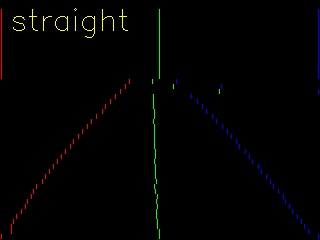
#> input picture transbot/img3.jpg, 320 x 240 px, given in place of output.mp4, which was not available
$ jupyter execute --allow-errors hello.ipynb
#> lines starting #> are read from the running program, lines starting #| are printed output that depends on the picture; after the words box and inside, x2 and y2 are one past the last pixel; in counts of white or black regions, pixels touching at a corner belong together; long printed decimals are rounded; pictures that were not available may be replaced by others from this repository, and a replacement may not be noted
[cell 1]
import cv2
import numpy as np
import math


# [44 lines left out: functions c_slope, region_of_interest, not called in this run]


def detect_line(edges):
    '''
    基于霍夫变换的直线检测
    '''
    rho = 1  # 距离精度：1像素
    angle = np.pi / 180  # 角度精度：1度
    min_thr = 10  # 最少投票数
    lines = cv2.HoughLinesP(edges,
                            rho,
                            angle,
                            min_thr,
                            np.array([]),
                            minLineLength=8,
                            maxLineGap=8)
    return lines


# [11 lines left out: function make_points, not called in this run]


def average_lines_old(frame, lines, direction='middle'):
    # https://blog.csdn.net/yang332233/article/details/122120160
    '''
    小线段聚类
    direction: left or right or middle
    '''
    lane_lines = []
    if lines is None:
        print('没有检测到线段')
        return lane_lines
    height, width, _ = frame.shape
    fits = []

    for line in lines:
        for x1, y1, x2, y2 in line:
            if x1 == x2:
                continue
            # 计算拟合直线
            fit = np.polyfit((x1, x2), (y1, y2), 1)
            slope = fit[0]
            intercept = fit[1]
            if direction == 'left' and slope < 0:
                fits.append((slope, intercept))
            elif direction == 'right' and slope > 0:
                fits.append((slope, intercept))
            elif direction == 'middle':
                fits.append((slope, intercept))
    if len(fits) > 0:
        fit_average = np.average(fits, axis=0)
        lane_lines.append(make_points(frame, fit_average))
    return lane_lines

# [48 lines left out: functions average_lines, FitPolynomialCurve, not called in this run]


def display_line(frame, lines, line_color=(0, 0, 255), line_width=2):
    '''
    在原图上展示线段
    '''
    line_img = np.zeros_like(frame)
    if lines is not None:
        for line in lines:
            for x1, y1, x2, y2 in line:
                cv2.line(line_img, (x1, y1), (x2, y2), line_color, line_width)
    line_img = cv2.addWeighted(frame, 0.8, line_img, 1, 1)
    return line_img

[cell 2]
# [11 lines left out: function show, not called in this run]


def scanLR(src: np.ndarray, step=1, visual=False):
    """扫线检测左右车道线

    Args:
        mask (np.ndarray): 输入的二值化图像
        step (int, optional): 扫描步长. Defaults to 1.
    """
    visual_img = np.zeros((src.shape[0], src.shape[1], 3), dtype=np.uint8)
    middle_line_mask = np.zeros((src.shape[0], src.shape[1]), dtype=np.uint8)
    # 提取黄色部分
    # 黄色的值范围
    lower_hsv = np.array([23, 43, 46])
    upper_hsv = np.array([34, 255, 255])

    img2 = cv2.cvtColor(src, cv2.COLOR_BGR2HSV)
    mask = cv2.inRange(img2, lower_hsv, upper_hsv)

    # 黄色部分识别降噪，使用开运算的方式，先腐蚀再膨胀，kernel的大小要根据情况适度调整，kernel越大修改的粒度就越大，最终结果是大块的黄色更容易保留
    # kernel = np.ones((3, 3), np.uint8)
    # mask = cv2.morphologyEx(mask, cv2.MORPH_OPEN, kernel)

    # middle[y] 表示第y行道路的中点坐标
    middle = np.zeros(mask.shape[0], dtype=np.int32)
    left = np.zeros(mask.shape[0], dtype=np.int32)
    right = np.zeros(mask.shape[0], dtype=np.int32)
    middle[mask.shape[0] - 1] = mask.shape[1] // 2
    for y in range(mask.shape[0] - 1 - step, 0, -step):
        if y < (0 + step):
            break
        # 当前行标为y，上一行标为 y + step
        # 扫描右边
        for x in range(middle[y + step], mask.shape[1], 1):
            # 找到了右边的车道线，黑白白的方式
            if (x == mask.shape[1] - 1) or (x == mask.shape[1] - 2) or (mask[y][x] == 0 and mask[y][x + 1] == 255 and mask[y][x + 2] == 255):
                # right[y] = x
                right[y:y+step] = x
                break
        # 扫描左边
        for x in range(middle[y + step], -1, -1):
            # 找到了左边的车道线，黑白白的方式，前面的or表达式是为了防止后面下标记的越界
            if (x == -1 + 1) or (x == -1 + 1 + 1) or (mask[y][x] == 0 and mask[y][x - 1] == 255 and mask[y][x - 2] == 255):
                # left[y] = x
                left[y:y+step] = x
                break
        # 计算step中所有行的中点
        middle[y:y+step] = (left[y] + right[y]) //2

        # middle[y] = (left[y] + right[y]) // 2
        if visual:
            # visual_img[y][left[y]] = [0, 0, 255]
            # visual_img[y][right[y]] = [255, 0, 0]
            # visual_img[y][middle[y]] = [0, 255, 0]

            # --- 用以下切片方式会报错 ？？
            # print(y)
            # visual_img[y:y+step][left[y]] = [0,0,255]
            # visual_img[y:y+step][right[y]] = [255, 0, 0]
            # visual_img[y:y+step][middle[y]] = [0, 0, 255]
            for i in range(step):
                visual_img[y+i][left[y]] = [0,0,255]
                visual_img[y+i][right[y]] = [255, 0,0]
                visual_img[y+i][middle[y]] = [0,255,0]
                middle_line_mask[y+i][middle[y]] = 255


    return left, right, middle, visual_img, middle_line_mask


def road_type_detection(left: list, right: list, middle: list, visual_img: np.ndarray, visual=False):
    """判断道路类型

    Args:
        left (左): _description_
        right (右): _description_
        middle (中): _description_
        visual_img (np.ndarray): 三线图

    Returns:
        str: "straight" or "curve"
    """
    sum1: float = 0
    sum2: float = 0

    x_middle = visual_img.shape[1] // 2
    y_middle = visual_img.shape[0] // 2

    for i in range(y_middle, visual_img.shape[0]):
        sum1 += (x_middle - middle[i])
        sum2 += (middle[i] - x_middle) ** 2

    print("sum1:", sum1 / y_middle)
    print("sum2:", sum2 / y_middle)

    road_type = ""
    # 方差判断直道和弯道，3.2和18.5是经验值
    if (sum2 > (3.2 * y_middle) ** 2 or sum1 / y_middle > 18.5 or sum1 / y_middle < -18.5):
        road_type = "curve"
    else:
        road_type = "straight"
    if visual:
        road_type = road_type_detection(left, right, middle, visual_img)
        # 在图片左上角显示文字
        visual_img = cv2.putText(visual_img, road_type, (10, 30), cv2.FONT_HERSHEY_SIMPLEX, 1, (0, 255, 255), 1)
    return road_type

[cell 3]
# todo 影响识别速度的参数：k分辨率压缩，scanLR step参数（取样横线数）
img = cv2.imread('../../data/traindatava/16_0.0_0.0.jpg')

# 将图片分辨率压缩到原来的1 / k，加快处理速度
k = 2
#> (the rest of this cell did not finish here and is left out)

[cell 4]
# 检查拐点

img = cv2.imread("../../data/traindatava/1547_0.06_-0.04.jpg")

#> (the rest of this cell did not finish here and is left out)

#> (a cell that did not finish here is left out)

[cell 6]
# 视频处理，读取视频文件，逐帧显示，窗口右下角显示帧率
cap = cv2.VideoCapture("../../output.mp4")

if cap.isOpened():
    window_handle = cv2.namedWindow("main", cv2.WINDOW_AUTOSIZE)
    while cv2.getWindowProperty("main", 0) >= 0:
        ret_val, img = cap.read()
#> img is the input picture: shape (240, 320, 3); mean B, G, R 2, 2.1, 2.2
        if ret_val == False:
            break
        # ------
        # todo 影响识别速度的参数：k分辨率压缩，scanLR step参数（取样横线数）
        # 将图片分辨率压缩到原来的1 / k，加快处理速度
        k = 2
        img = cv2.resize(img, (img.shape[1] // k, img.shape[0] // k))
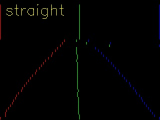
#> img: shape (120, 160, 3); mean B, G, R 2, 2.1, 2.3

        left, right, middle, visual_img, middle_line_mask = scanLR(img, step=5 ,visual=True)
#> call 2 of scanLR, with step = 5, visual = True
#> in scanLR (call 2), `img2 = cv2.cvtColor(src, cv2.COLOR_BGR2HSV)`: img2: shape (120, 160, 3); mean H, S, V 18.5, 59, 3.7
#> in scanLR (call 2), `mask = cv2.inRange(img2, lower_hsv, upper_hsv)`:
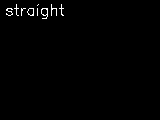
#> mask: shape (120, 160); 0.85% white in thin lines or dots, all inside (x1, y1, x2, y2) = (6, 4, 64, 19)
#> after the loop in scanLR (call 2), `for y in range(mask.shape[0] - 1 - step, 0, -step):`:
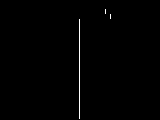
#> middle_line_mask: shape (120, 160); 0.57% white in thin lines or dots, all inside (x1, y1, x2, y2) = (79, 9, 111, 119)
#> left = 120 values, max 63 at index 14, min 0 at index 0, mean 5.67; right = 120 values, max 158 at index 9, min 0 at index 0, mean 144.8; middle = 120 values, max 110 at index 14, min 0 at index 0, mean 75.46

        print(road_type_detection(left, right, middle, visual_img, visual=True))
#> the loop in road_type_detection, `for i in range(y_middle, visual_img.shape[0]):` made 60 passes
#> (sum1, sum2) on passes 1 to 12: (1, 1), (2, 2), (3, 3), (4, 4), (5, 5), (6, 6), (7, 7), (8, 8), (9, 9), (10, 10), (11, 11), (12, 12)
#> after the loop in road_type_detection, `for i in range(y_middle, visual_img.shape[0]):`: sum1 = 59
#| sum1: 0.9833
#| sum2: 0.9833
#> the loop in road_type_detection (call 2), `for i in range(y_middle, visual_img.shape[0]):` made 60 passes
#| sum1: 0.9833
#| sum2: 0.9833
#> in road_type_detection, `road_type = road_type_detection(left, right, middle, visual_img)`: road_type = 'straight'
#> in road_type_detection, `visual_img = cv2.putText(visual_img, road_type, (10, 30), cv2.FONT_HER..`:
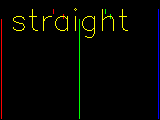
#> visual_img: shape (120, 160, 3); mean of channels 0, 1, 2 1.5, 5.4, 5.4; drawn as B, G, R
#| straight

        middle_lines = detect_line(middle_line_mask[img.shape[0] // 2:])
#> in detect_line, `lines = cv2.HoughLinesP(edges, rho, angle, min_thr, np.array([]), minL..`: lines = [[79, 58, 79, 0]]
#> in detect_line, `lines = cv2.HoughLinesP(edges, rho, angle, min_thr, np.array([]), minL..`:
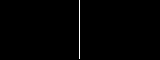
#> edges: shape (60, 160); 0.61% white in thin lines or dots, all inside (x1, y1, x2, y2) = (79, 0, 80, 59)
#> middle_lines = [[79, 58, 79, 0]]

        middle_lines = average_lines_old(img, middle_lines)
#> the loop in average_lines_old, `for line in lines:` made 1 pass
#> after the loop in average_lines_old, `for line in lines:`: fits = []
#> middle_lines = []

        img = display_line(img, middle_lines, (0, 255, 0), 2)
#> after the loop in display_line, `for line in lines:`: line_img: shape (120, 160, 3); every value is 0

        cv2.imshow('visual_img', visual_img)

        # 仅放入下半部分，提高识别速度
        cv2.imshow('half_visual_img', visual_img[visual_img.shape[0] // 2:])

        cv2.imshow("half_middle_line_mask", middle_line_mask[img.shape[0] // 2:])

        # ------
        cv2.imshow("main", img)
        keycode = cv2.waitKey(30) & 0XFF
#> (key q is pressed here)
        if keycode == 27:
            break
    cap.release()
    cv2.destroyAllWindows()
